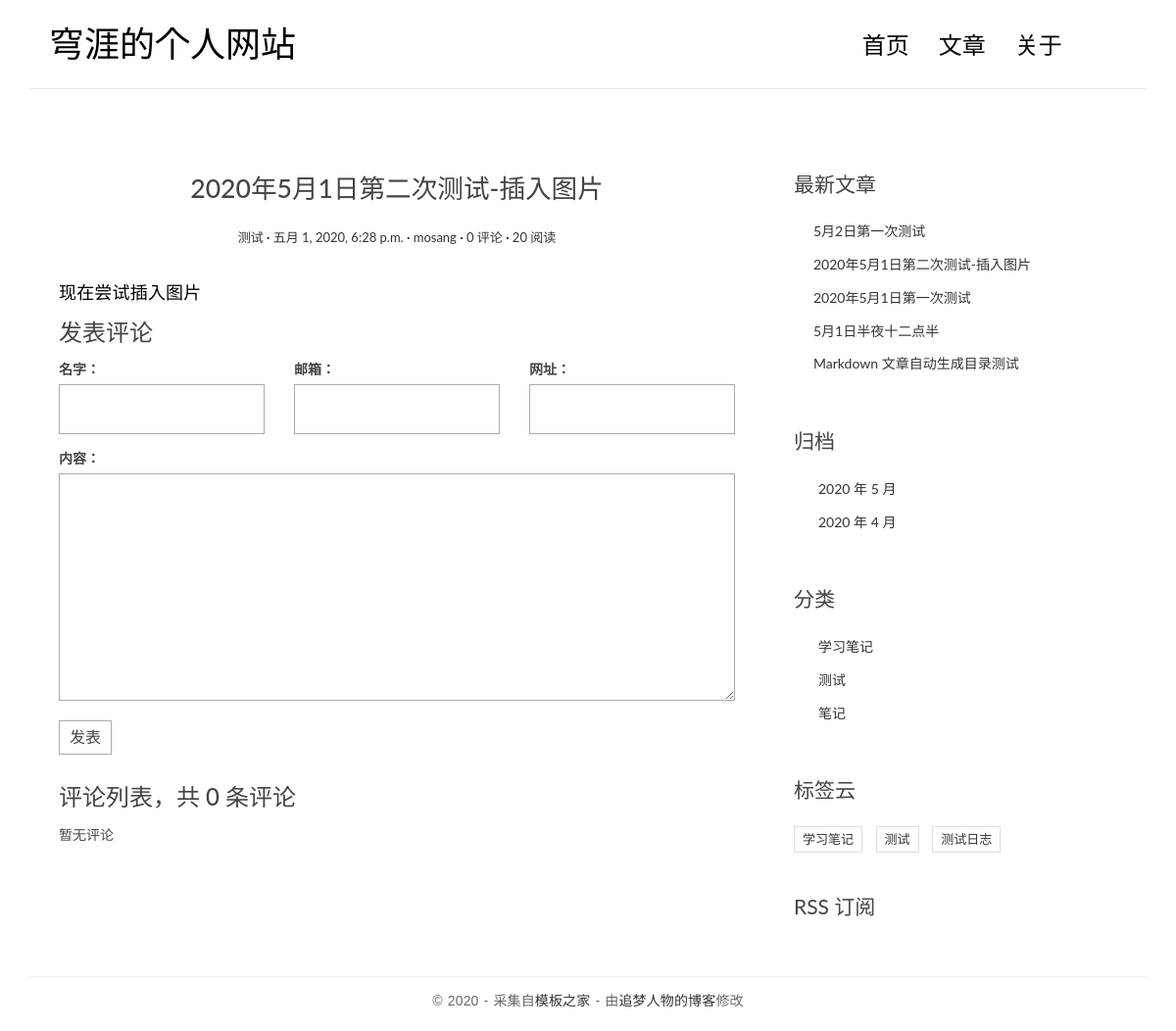
The app's page /posts/12/ with its own data.
### blog/models.py (models this page shows, shortened)
class Post(models.Model):
    title = models.CharField('标题', max_length=70)
    body = models.TextField('正文')
    created_time = models.DateTimeField('创建时间', default=timezone.now)
    modified_time = models.DateTimeField('修改时间')
    excerpt = models.CharField('摘要', max_length=200, blank=True)
    category = models.ForeignKey(Category, verbose_name='分类', on_delete=models.CASCADE)
    tags = models.ManyToManyField(Tag, verbose_name='标签', blank=True)
    author = models.ForeignKey(User, verbose_name='作者', on_delete=models.CASCADE)
    views = models.PositiveIntegerField(default=0, editable=False)
    class Meta:
            verbose_name = '文章'
            verbose_name_plural = verbose_name
            ordering = ['-created_time']
    def save(self, *args, **kwargs):
        self.modified_time = timezone.now()
        md = markdown.Markdown(extensions=[
            'markdown.extensions.extra',
            'markdown.extensions.codehilite',
        ])
        self.excerpt = strip_tags(md.convert(self.body))[:54]
        super().save(*args, **kwargs)
    def get_absolute_url(self):
        return reverse('blog:detail', kwargs={'pk': self.pk})
    def increase_views(self):
        self.views += 1
        self.save(update_fields=['views'])

class Category(models.Model):
    name = models.CharField(max_length=100)
    class Meta:
        verbose_name = '分类'
        verbose_name_plural = verbose_name

class Tag(models.Model):
    name = models.CharField(max_length=100)
    class Meta:
        verbose_name = '标签'
        verbose_name_plural = verbose_name

### blog/views.py (the view)
# urls.py: path('posts/<int:pk>/', views.PostDetailView.as_view(), name='detail'),
class PostDetailView(DetailView):
    model = Post
    template_name = 'blog/detail.html'
    context_object_name = 'post'
    def get(self, request, *args, **kwargs):
        response = super(PostDetailView, self).get(request, *args, **kwargs)
        self.object.increase_views()
        return response
    def get_object(self, queryset=None):
        post = super().get_object(queryset=None)
        md = markdown.Markdown(extensions=[
            'markdown.extensions.extra',
            'markdown.extensions.codehilite',
            TocExtension(slugify=slugify),
        ])
        post.body = md.convert(post.body)
        m = re.search(r'<div class="toc">\s*<ul>(.*)</ul>\s*</div>', md.toc, re.S)
        post.toc = m.group(1) if m is not None else ''
        return post

### comments/forms.py
class CommentForm(forms.ModelForm):
    class Meta:
        model = Comment
        fields = ['name', 'email', 'url', 'text']

### blog/templatetags/blog_extras.py (called while the page is built)
@register.inclusion_tag('blog/inclusions/_recent_posts.html', takes_context=True)
def show_recent_posts(context, num=5):
    return {
        'recent_post_list': Post.objects.all().order_by('-created_time')[:num],
    }

@register.inclusion_tag('blog/inclusions/_archives.html', takes_context=True)
def show_archives(context):
    return {
        'date_list': Post.objects.dates('created_time', 'month', order='DESC'),
    }

@register.inclusion_tag('blog/inclusions/_categories.html', takes_context=True)
def show_categories(context):
    return {
        'category_list': Category.objects.all(),
    }

@register.inclusion_tag('blog/inclusions/_tags.html', takes_context=True)
def show_tags(context):
    return {
        'tag_list': Tag.objects.all(),
    }

### comments/templatetags/comments_extras.py (called while the page is built)
@register.inclusion_tag('comments/inclusions/_form.html', takes_context=True)
def show_comment_form(context, post, form=None):
    if form is None:
        form = CommentForm()
    return {
        'form': form,
        'post': post,
    }

@register.inclusion_tag('comments/inclusions/_list.html', takes_context=True)
def show_comments(context, post):
    comment_list = post.comment_set.all().order_by('-created_time')
    comment_count = comment_list.count()
    return {
        'comment_count': comment_count,
        'comment_list': comment_list,
    }

### templates/blog/detail.html (shortened to what this page needs)
{% extends 'blog/base.html' %}
{% load comments_extras %}
{% block main %}
    <article class="post post-1">
      <header class="entry-header">
        <h1 class="entry-title">{{ post.title }}</h1>
        <div class="entry-meta">
            <span class="post-category"><a href="#">{{ post.category.name }}</a></span>
            <span class="post-date"><a href="#"><time class="entry-date"
                                                datetime="{{ post.created_time }}">{{ post.created_time }}</time></a></span>
            <span class="post-author"><a href="#">{{ post.author }}</a></span>
            <span class="comments-link"><a href="#comment-area">{{ post.comment_set.count }} 评论</a></span>
            <span class="views-count"><a href="#">{{ post.views }} 阅读</a></span>
        </div>
        </header>
        <div class="entry-content clearfix">
            {{ post.body|safe }}
        </div>
    </article>
    <section class="comment-area">
        <h3>发表评论</h3>
        {% show_comment_form post %}
        <div class="comment-list-panel">
            {% show_comments post %}
        </div>
    </section>
{% endblock main %}

### templates/blog/inclusions/_recent_posts.html
<div class="widget widget-recent-posts">
  <h3 class="widget-title">最新文章</h3>
  <ul>
    {% for post in recent_post_list %}
      <li>
        <a href="{{ post.get_absolute_url }}">{{ post.title }}</a>
      </li>
    {% empty %}
      暂无文章！
    {% endfor %}
  </ul>
</div>

### templates/blog/inclusions/_categories.html
<div class="widget widget-category">
  <h3 class="widget-title">分类</h3>
  <ul>
    {% for category in category_list %}
      <li>
        <a href="{% url 'blog:category' category.pk %}">{{ category.name }}</a>
      </li>
    {% empty %}
      暂无分类！
    {% endfor %}
  </ul>
</div>

### templates/blog/inclusions/_tags.html
<div class="widget widget-tag-cloud">
  <h3 class="widget-title">标签云</h3>
  <ul>
    {% for tag in tag_list %}
      <li>
         <a href="{% url 'blog:tag' tag.pk %}">{{ tag.name }}</a>
      </li>
    {% empty %}
      暂无标签！
    {% endfor %}
  </ul>
</div>

### blog/static/blog/css/custom.css (style rules this page uses)
* { outline: none; }
h1, h2, h3, h4, h5, h6 { margin-top: 0; }
a { color: #333; }
body { color: #444; font-family: 'Lato', sans-serif; }
p { font-family: 'Ubuntu', sans-serif; font-weight: 400; word-spacing: 1px; letter-spacing: 0.01em; }
.post { background: #fff; padding: 30px 30px 0; }
.entry-title { text-align: center; font-size: 1.9em; margin-bottom: 20px; line-height: 1.6; padding: 10px 20px 0; }
.entry-meta { text-align: center; color: #DDDDDD; font-size: 13px; margin-bottom: 30px; }
.entry-content { font-size: 18px; line-height: 1.9; font-weight: 300; color: #000; }
.post-category::after, .post-date::after, .post-author::after, .comments-link::after { content: ' ·'; color: #000; }
.widget { background: #fff; padding: 30px 0 0; }
.widget-title { font-size: 1.5em; margin-bottom: 20px; line-height: 1.6; padding: 10px 0 0; font-weight: 400; }
.widget-recent-posts ul { padding: 0; margin: 0; padding-left: 20px; }
.widget-recent-posts ul li { list-style-type: none; position: relative; line-height: 170%; margin-bottom: 10px; }
.widget-recent-posts ul li::before { content: '\f3d3'; font-family: "Ionicons"; position: absolute; left: -17px; top: 3px; font-size: 16px; color: #000; }
.widget-category ul { padding: 0; margin: 0; padding-left: 25px; }
.widget-category ul li { list-style-type: none; position: relative; line-height: 170%; margin-bottom: 10px; }
.widget-category ul li::before { content: '\f3fe'; font-family: "Ionicons"; position: absolute; left: -25px; top: 1px; font-size: 18px; color: #000; }
.widget-tag-cloud ul { padding: 0; margin: 0; margin-right: -10px; }
.widget-tag-cloud ul li { list-style-type: none; font-size: 13px; display: inline-block; margin-right: 10px; margin-bottom: 10px; padding: 3px 8px; border: 1px solid #ddd; }
.contact-form input, .comment-form input { border: 1px solid #aaa; margin-bottom: 15px; width: 100%; padding: 15px 15px; font-size: 16px; line-height: 100%; transition: 0.4s border-color linear; }
.contact-form textarea, .comment-form textarea { border: 1px solid #aaa; margin-bottom: 15px; width: 100%; padding: 15px 15px; font-size: 16px; line-height: 20px !important; min-height: 183px; transition: 0.4s border-color linear; }
.comment-area { padding: 0 30px 0; }
.comment-list-panel { margin-top: 30px; }

### records on screen
Post: title "2020年5月1日第二次测试-插入图片", category.name "测试", created_time "五月 1, 2020, 6:28 p.m.", author "mosang", comment_set.count "0", views "20", body "现在尝试插入图片"
Post: title "5月2日第一次测试"
Post: title "2020年5月1日第一次测试"
Post: title "5月1日半夜十二点半"
Post: title "Markdown 文章自动生成目录测试"
Category: name "学习笔记"
Category: name "测试"
Category: name "笔记"
Tag: name "学习笔记"
Tag: name "测试"
Tag: name "测试日志"

### other values on screen
{{ comment_count }} "0"
{{ date.year }} "2020" "2020"
{{ date.month }} "5" "4"
